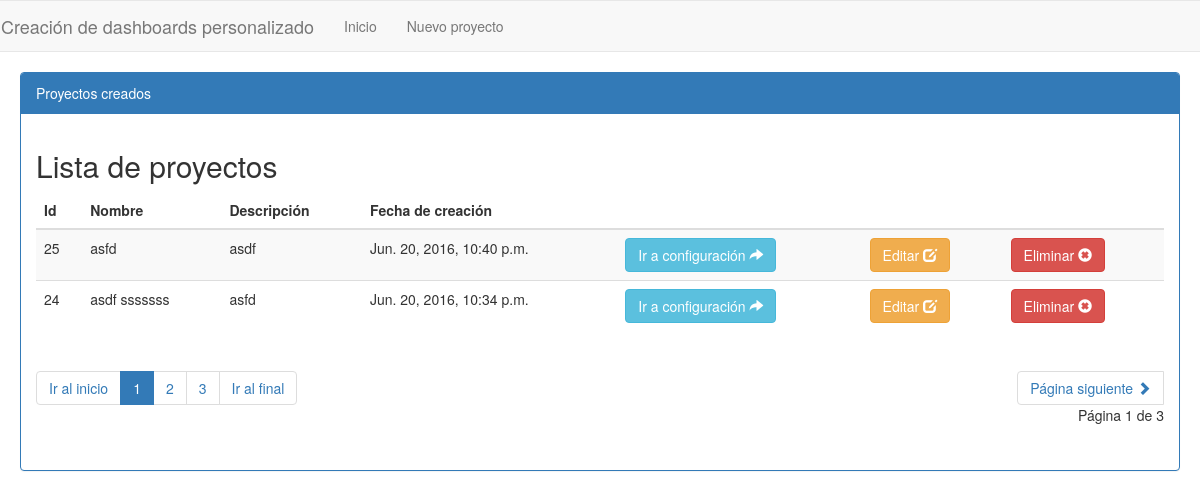
The app's page /, older data.
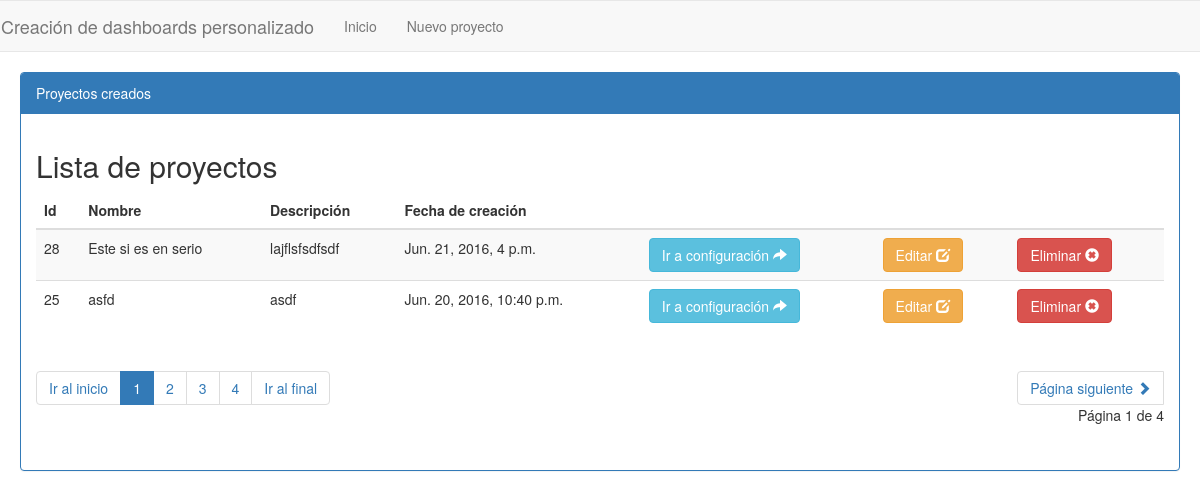
The same page, newer data.
### dashboardConfigApp/models.py (models this page shows, shortened)
class Proyecto(models.Model):
	nombre = models.CharField(max_length=100)
	descripcion = models.CharField(max_length=100, default='')
	fechaCreacion = models.DateTimeField(default=timezone.now)

### dashboardConfigApp/views.py (the view)
# urls.py: url(r'^$', GetAllProject.as_view(), name="home"),
class GetAllProject(generic.ListView):
	template_name = 'index.html'
	context_object_name ='listAllProject'
	model = Proyecto
	paginate_by = 2
	def get_queryset(self):
		return self.model.objects.all().order_by('-fechaCreacion')

### dashboardConfigApp/templates/index.html (shortened to what this page needs)
{% extends 'base.html' %}
{% block content %}
  	<div class="container-list-projects">
  		<div class="panel panel-primary">
 	 		<div class="panel-heading">Proyectos creados</div>
	 	 	<div class="panel-body">
	 	 		<h2>Lista de proyectos</h2>
				<table class="table table-striped allProject_table">
		 			<thead>
		 				<th>Id</th>
		 				<th>Nombre</th>
		 				<th>Descripción</th>
		 				<th>Fecha de creación</th>
		 				<th></th>
		 				<th></th>
		 				<th></th>
		 			</thead>
		 			<tbody id="allProject_table_tbody">
		 				{% for project in listAllProject %}
		 				<tr>
		 					<td>{{project.pk}}</td>
		 					<td>{{project.nombre}}</td>
		 					<td>{{project.descripcion}}</td>
		 					<td>{{project.fechaCreacion}}</td>
		 					<td><a href="{% url 'configProject' project.pk %}"class="btn btn-info goToConfig" id="{{project.pk}}">Ir
			 			a configuración <span class="glyphicon glyphicon-share-alt"></span></a></td>
                             <td><a href="{% url 'editProject' project.pk %}" class="btn btn-warning" id="{{project.pk}}">Editar <span class="glyphicon glyphicon-edit"></span></a></td>
		 				    <td><a href="{% url 'deleteProject' project.pk %}" class="btn btn-danger" id="{{project.pk}}">Eliminar <span class="glyphicon glyphicon-remove-sign"></span></a></td>
		 				{% endfor %}
		 			</tbody>
		 		</table>
                <div class="row">
                    <nav class="text-left col-xs-6">
                        <ul class="pagination">
                            {% if is_paginated %}
                                <li>
                                    <a href="?page=1">Ir al inicio</a>
                                </li>
                                {% for pageNum in paginator.page_range %}
                                    {% ifequal pageNum page_obj.number %}
                                        <li class="active"><a href="?page={{ pageNum }}">{{ pageNum }}</a></li>
                                        {% else %}
                                        <li><a href="?page={{ pageNum }}">{{ pageNum }}</a></li>
                                    {% endifequal %}
                                {% endfor %}
                                <li>
                                    <a href="?page={{ paginator.num_pages }}">Ir al final</a>
                                </li>
                            {% endif %}
                        </ul>
                    </nav>
                    <nav class="text-right col-xs-6">
                        <ul class="pagination">
                            {% if  is_paginated %}
                                 {% if page_obj.has_next %}
                                    <li>
                                        <a href="?page={{ page_obj.next_page_number }}">Página siguiente <span class="glyphicon glyphicon-chevron-right"></span></a>
                                    </li>
                                {% endif %}
                                <p>Página {{ page_obj.number }} de {{ page_obj.paginator.num_pages }}</p>
                            {% endif %}
                        </ul>
                    </nav>
                </div>
	 	 	</div>
 	 	</div>
 	</div>
{% endblock content %}

Row changes from the older to the newer data that the page shows:
no longer on this page (row unchanged): Proyecto: pk "24", nombre "asdf sssssss", descripcion "asfd", fechaCreacion "Jun. 20, 2016, 10:34 p.m."
added Proyecto: pk "28", nombre "Este si es en serio", descripcion "lajflsfsdfsdf", fechaCreacion "Jun. 21, 2016, 4 p.m."
Text that changed along with them:
{{ page_obj.paginator.num_pages }}: "3" → "4"
new list line: "4"
